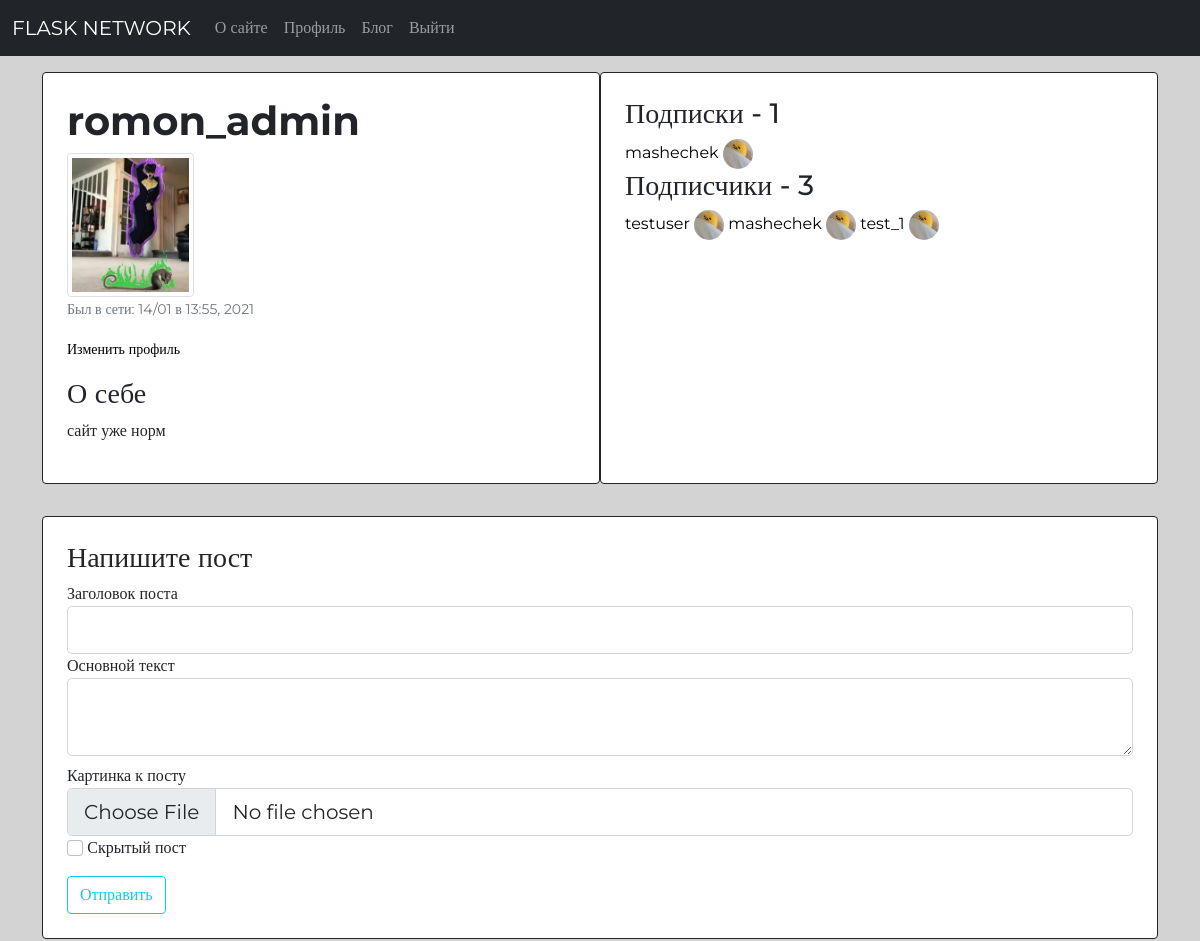
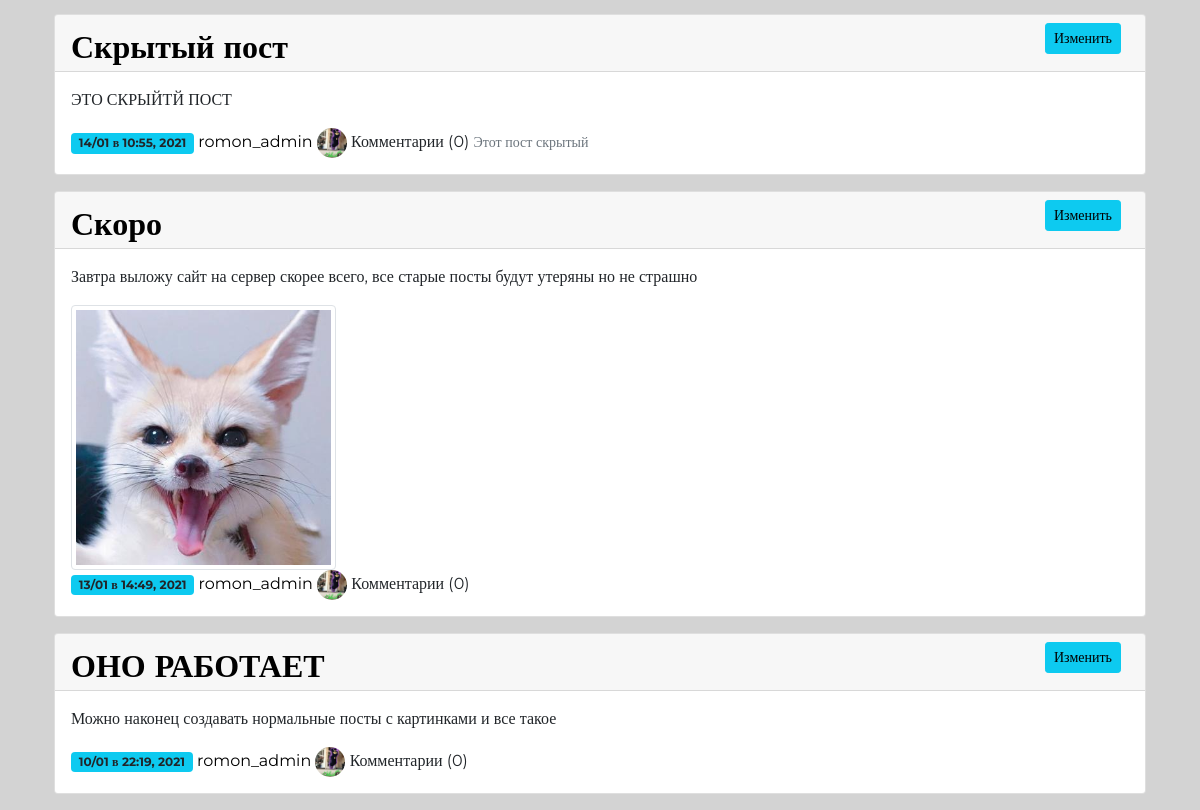
Page /profile/romon_admin (signed in) on the committed database (2 pictures, top to bottom).
### network/models.py (models this page shows, shortened)
class User(db.Model, UserMixin):
    id = db.Column(db.Integer, primary_key=True)
    username = db.Column(db.String(20), index = True, unique = True, nullable = False)
    email = db.Column(db.String(120), index = True, unique = True, nullable = False)
    profile_image = db.Column(db.String, nullable=False, default='default.jpg')
    password_hash = db.Column(db.String(128), nullable=False)
    posts = db.relationship('Post', backref='author', lazy='dynamic')
    comments = db.relationship('Comment', backref='author', lazy='dynamic')
    about = db.Column(db.String(140))
    last_seen = db.Column(db.DateTime, default=datetime.utcnow)
    followed = db.relationship(
        'User', secondary=followers,
        primaryjoin=(followers.c.follower_id == id),
        secondaryjoin=(followers.c.followed_id == id),
        backref=db.backref('followers', lazy='dynamic'), lazy='dynamic')

class Post(db.Model):
    id = db.Column(db.Integer, primary_key=True)
    title = db.Column(db.String(80))
    content = db.Column(db.String(300))
    post_image = db.Column(db.String)
    date_posted = db.Column(db.DateTime, index=True, default=datetime.utcnow)
    user_id = db.Column(db.Integer, db.ForeignKey('user.id'))
    comments = db.relationship('Comment', backref='parent_post', lazy='dynamic')
    is_hidden = db.Column(db.Boolean, default=False)
    is_edited = db.Column(db.Boolean, default=False)

### network/users/routes.py (the view, shortened to what this page needs)
@users.route('/profile/<username>', methods=["GET", "POST"])
@login_required
def profile(username):
    form = PostForm()
    page = request.args.get('page', 1, type=int)
    user = User.query.filter_by(username=username).first_or_404()
    profile_image = url_for('static', filename=f'profile_pics/{user.profile_image}')
    posts = Post.query.filter_by(user_id = user.id).order_by(Post.date_posted.desc())
    visible_posts = Post.query.filter_by(user_id = user.id).filter_by(is_hidden = False).order_by(Post.date_posted.desc()).paginate(page, per_page=current_app.config['POSTS_PER_PAGE'])
    followed = user.followed.all()
    followers = user.followers.all()
    next_url_visible = url_for('users.profile', page=visible_posts.next_num, username=user.username) \
        if visible_posts.has_next else None
    prev_url_visible = url_for('users.profile', page=visible_posts.prev_num, username=user.username) \
        if visible_posts.has_prev else None
    return render_template('profile.html', form=form, title=user.username, user=user, posts=posts,
     profile_image=profile_image, followed = followed, followers = followers, visible_posts = visible_posts.items,
     next_url_visible=next_url_visible, prev_url_visible=prev_url_visible)

### network/posts/forms.py
class PostForm(FlaskForm):
    title = StringField('Заголовок поста', validators=[DataRequired(),Length(min=2,max=80)])
    content = TextAreaField('Основной текст', validators=[DataRequired(), Length(min=2, max=300)])
    hidden = BooleanField('Скрытый пост')
    post_image = FileField('Картинка к посту', validators=[
        FileAllowed(['jpg', 'png', 'gif', 'bmp'], 'Только картинки!')
    ])
    submit = SubmitField('Отправить')

### network/main/utils.py (called while the page is built)
def datetimefilter(value, format="%d/%m в %H:%M, %Y"):
    tz = pytz.timezone('Europe/Moscow') # timezone you want to convert to from UTC
    utc = pytz.timezone('UTC')
    value = utc.localize(value, is_dst=None).astimezone(pytz.utc)
    local_dt = value.astimezone(tz)
    return local_dt.strftime(format)

### network/models.py (called while the page is built)
@login_manager.user_loader
def load_user(user_id):
    return User.query.get(int(user_id))

### network/templates/profile.html (shortened to what this page needs)
{% extends 'base.html' %}
{% block content %}
<div class="d-flex justify-content-evenly">
    <div class="container mr-3 bg-white text-dark mt-3 mb-3 p-4 border border-dark border-1 rounded">
        <h1 class="mx-auto">{{user.username}}</h1>
        <img class="img-fluid img-thumbnail w-25" src="{{profile_image}}">
        {% if user.last_seen %}
            <p><small class="text-muted">Был в сети: {{user.last_seen|datetimefilter}}</small></p>
        {% endif %}
        {% if user.username == current_user.username %}
            <p><small class="text-muted"><a href="{{url_for('users.edit_profile')}}">Изменить профиль</a></small></p>
        {% elif not current_user.is_following(user) %}
            <form action="{{url_for('users.follow', username=user.username)}}" method="POST">
                {{ form.hidden_tag() }}
                <input class="btn btn-info" type="submit" value="Подписаться">
            </form>
        {% elif current_user.is_following(user) %}
            <form action="{{url_for('users.unfollow', username=user.username)}}" method="POST">
            {{ form.hidden_tag() }}
                <p><small class="text-muted">Вы подписаны на {{user.username}}</small></p>
                <input class="btn btn-info" type="submit" value="Отписаться">
            </form>
        {% endif %}
        {% if user.about %}
            <h3>О себе</h3>
            <p>{{user.about}}</p>
        {% endif %}
    </div>
    <div class="container bg-white text-dark mt-3 mb-3 p-4 border border-dark border-1 rounded md-auto">
        <h3>Подписки - {{user.followed.count()}}</h3>
        {% for fol in followed%}
        <a  href="{{url_for('users.profile', username=fol.username)}}">{{ fol.username }}</a>
        <img class="rounded-circle img-fluid", style="width: 30px; height: 30px" src="{{url_for('static', filename='profile_pics/' + fol.profile_image)}}">
        {%endfor%}
        <h3>Подписчики - {{user.followers.count()}}</h3>
        {% for fol in followers%}
        <a  href="{{url_for('users.profile', username=fol.username)}}">{{ fol.username }}</a>
        <img class="rounded-circle img-fluid", style="width: 30px; height: 30px" src="{{url_for('static', filename='profile_pics/' + fol.profile_image)}}">
        {%endfor%}
    </div>
</div>
{% if user == current_user %}
<div class="container mb-3 bg-white text-dark mt-3 p-4 border border-dark border-1 rounded">
    <h3>Напишите пост</h3>
    <form action="" method="post" enctype="multipart/form-data">
        <fieldset class="form-group">
            <div class ="form-group">
                {{form.title.label(class="form-control-label")}}
                {% if form.title.errors %}
                    {{ form.title(class="form-control form-control-lg is-invalid",)}}
                <div class="invalid-feedback">
                    {% for error in form.title.errors %}
                        <span>{{ error }}</span>
                    {% endfor %}
                </div>
                {% else %}
                    {{ form.title(class="form-control form-control-lg",) }}
                {% endif %}
            </div>
            <div class ="form-group mb-2">
                {{form.content.label(class="form-control-label")}}
                {% if form.content.errors %}
                    {{ form.content(class="form-control form-control-lg is-invalid", id="floatingTextarea2", style="height: 100px")}}
                <div class="invalid-feedback">
                    {% for error in form.content.errors %}
                        <span>{{ error }}</span>
                    {% endfor %}
                </div>
                {% else %}
                    {{ form.content(class="form-control form-control-lg") }}
                {% endif %}
            </div>
            <div class ="form-group">
                {{form.post_image.label(class="form-control-label")}}
                {% if form.post_image.errors %}
                    {{ form.post_image(class="form-control form-control-lg is-invalid",)}}
                <div class="invalid-feedback">
                    {% for error in form.post_image.errors %}
                        <span>{{ error }}</span>
                    {% endfor %}
                </div>
                {% else %}
                    {{ form.post_image(class="form-control form-control-lg")}}
                {% endif %}
            </div>
            <div class="form-group">
                {{form.hidden(class="form-check-input")}}
                {{form.hidden.label(class="form-check-label")}}
            </div>
        </fieldset>
        <div class="form-group mt-3">
            {{ form.submit(class="btn btn-outline-info") }}
        </div>
    </form>
</div>
{% endif %}
<div class="container">
    {% if user.username == current_user.username %}
        {% for post in posts %}
            {% include '_post.html' %}
        {% endfor %}
    {% else %}
        {% for post in visible_posts %}
            {% include '_post.html' %}
        {% endfor %}
    {% endif %}
</div>
{% endblock content %}

### network/templates/base.html (shortened to what this page needs)
<!doctype html>
<html lang="en">
  <head>
    <link href="https://cdn.jsdelivr.net/npm/bootstrap@5.0.0-beta1/dist/css/bootstrap.min.css" rel="stylesheet">
    <link rel="stylesheet" type="text/css" href="{{url_for('static', filename="styles.css")}}">
      </head>
      <body>
      <nav class="navbar sticky-top navbar-expand-lg navbar-dark bg-dark">
        <div class="container-fluid">
          <a class="navbar-brand" href="{{url_for('main.landing')}}">FLASK NETWORK</a>
          <div class="collapse navbar-collapse" id="navbarNavAltMarkup">
            <div class="navbar-nav">
              <a class="nav-link" aria-current="page" href="{{url_for('main.about')}}">О сайте</a>
              {% if current_user.is_authenticated %}
                <a class="nav-link"href="{{url_for('users.profile', username=current_user.username)}}">Профиль</a>
              {% endif %}
              {% if current_user.is_authenticated %}
                <a class="nav-link"href="{{url_for('main.blog')}}">Блог</a>
                <a class="nav-link"href="{{url_for('users.logout')}}">Выйти</a>
              {% else %}
                <a class="nav-link"href="{{url_for('users.register')}}">Регистрация</a>
                <a class="nav-link"href="{{url_for('users.login')}}">Войти</a>
              {% endif %}
            </div>
          </div>
        </div>
      </nav>
      <main role="main" class="container">
      {% block content %}
      {% endblock content %}
      </main>
  </body>
</html>

### network/templates/_post.html (shortened to what this page needs)
<div class="card mb-3">
    <div class="card-header pb-0">
        <div class="row">
            <div class="col-8">
                <text class="mb-2 fs-2 fw-bold"><a href="{{url_for('posts.post_detail', post_id = post.id)}}">{{ post.title }}</a></text>
            </div>
            {% if post.author == current_user %}
                <div class="col">
                    <div class="d-grid gap-2 d-md-flex justify-content-md-end align-items-center">
                        <a class="btn btn-info me-md-2 btn-sm" href="{{url_for('posts.post_update', post_id = post.id)}}">Изменить</a>
                    </div>
                </div>
            {% endif %}
        </div>
    </div>
    <div class="card-body">
        <p>{{ post.content }}</p>
        {% if post.post_image%}
        <img class="img-fluid img-thumbnail w-25" src="{{url_for('static', filename='post_pics/'+ post.post_image)}}">
        {% endif %}
        <div>
            <span class="badge bg-info text-dark">{{ post.date_posted|datetimefilter }}</span>
            <a  href="{{url_for('users.profile', username=post.author.username)}}">{{ post.author.username }}</a>
            <img class="rounded-circle img-fluid", style="width: 30px; height: 30px" src="{{url_for('static', filename='profile_pics/' + post.author.profile_image)}}">
            <text class="text-right">Комментарии ({{post.comments.count()}})
            {% if post.is_hidden %}
            <small class="text-muted">Этот пост скрытый</small>
            {% endif %}
        </div>
    </div>
</div>

### network/static/styles.css (style rules this page uses)
body { font-family: 'Montserrat'; background-color: lightgray; }
h1,h2 { font-weight: bold; }
a { text-decoration: none; color: black; }

### rows in the picture
User: username "romon_admin", last_seen "14/01 в 13:55, 2021", about "сайт уже норм"
User: username "mashechek", profile_image (placeholder picture)
User: username "testuser", profile_image (placeholder picture)
User: username "test_1", profile_image (placeholder picture)
Post: hidden.label "Скрытый пост", title "Скрытый пост", content "ЭТО СКРЫЙТЙ ПОСТ", date_posted "14/01 в 10:55, 2021", author.username "romon_admin", profile_image (picture), comments.count "0", is_hidden "Этот пост скрытый"
Post: title "Скоро", content "Завтра выложу сайт на сервер скорее всего, все старые посты будут утеряны но не страшно", post_image (picture), date_posted "13/01 в 14:49, 2021", author.username "romon_admin", profile_image (picture), comments.count "0"
Post: title "ОНО РАБОТАЕТ", content "Можно наконец создавать нормальные посты с картинками и все такое", date_posted "10/01 в 22:19, 2021", author.username "romon_admin", profile_image (picture), comments.count "0"

### other values in the picture
{{ user.followed.count() }} "1"
{{ user.followers.count() }} "3"
